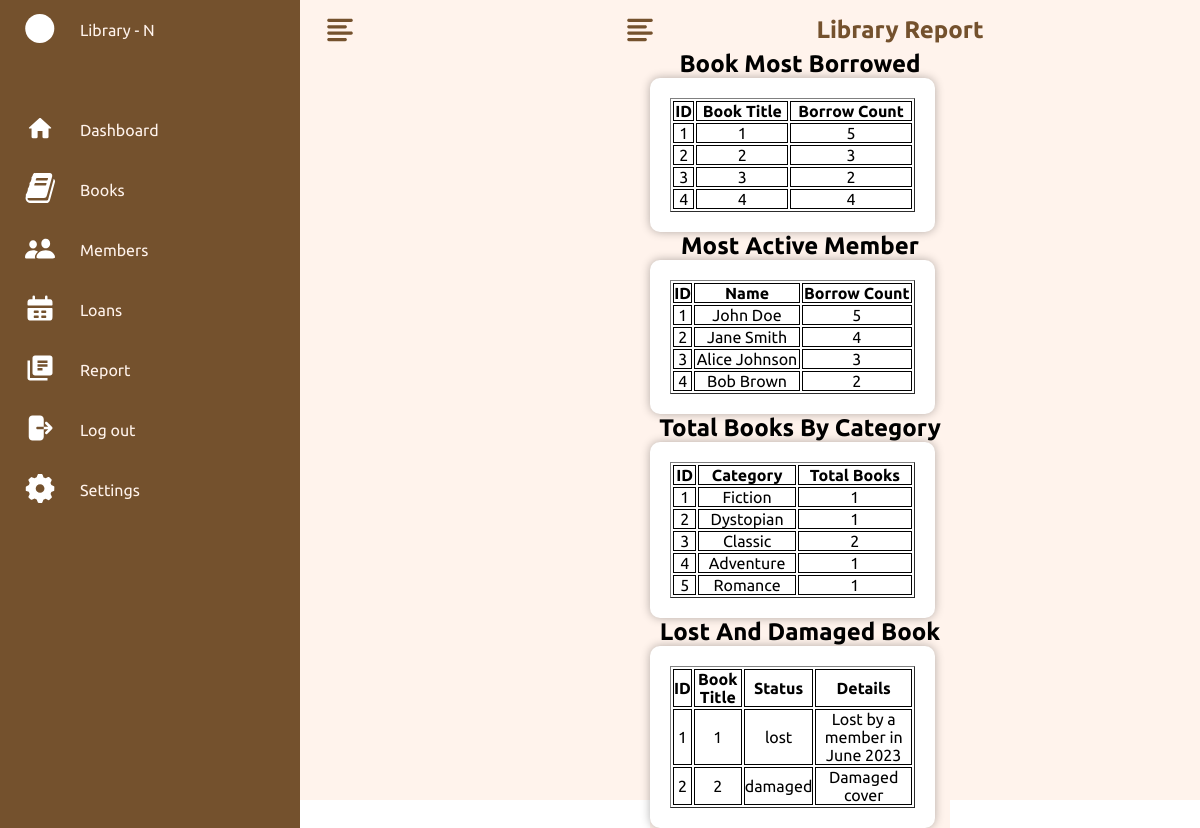
The app's page /report.php with its own data.
### tables this page shows
CREATE TABLE IF NOT EXISTS `most_borrowed_books` (
  `id` int NOT NULL AUTO_INCREMENT,
  `book_id` int DEFAULT NULL,
  `borrow_count` int DEFAULT '0',
  PRIMARY KEY (`id`),
  KEY `book_id` (`book_id`),
  CONSTRAINT `most_borrowed_books_ibfk_1` FOREIGN KEY (`book_id`) REFERENCES `books` (`book_id`)
);

CREATE TABLE IF NOT EXISTS `most_active_members` (
  `id` int NOT NULL AUTO_INCREMENT,
  `member_id` int DEFAULT NULL,
  `borrow_count` int DEFAULT '0',
  PRIMARY KEY (`id`),
  KEY `member_id` (`member_id`),
  CONSTRAINT `most_active_members_ibfk_1` FOREIGN KEY (`member_id`) REFERENCES `members` (`id`)
);

CREATE TABLE IF NOT EXISTS `members` (
  `id` int NOT NULL AUTO_INCREMENT,
  `name` varchar(255) NOT NULL,
  `email` varchar(255) NOT NULL,
  `phone` varchar(20) DEFAULT NULL,
  `address` varchar(255) DEFAULT NULL,
  PRIMARY KEY (`id`) USING BTREE,
  UNIQUE KEY `email` (`email`)
);

CREATE TABLE IF NOT EXISTS `total_books_by_category` (
  `id` int NOT NULL AUTO_INCREMENT,
  `category` varchar(50) NOT NULL,
  `total_count` int DEFAULT '0',
  PRIMARY KEY (`id`)
);

CREATE TABLE IF NOT EXISTS `lost_damaged_books` (
  `id` int NOT NULL AUTO_INCREMENT,
  `book_id` int DEFAULT NULL,
  `status` enum('lost','damaged') NOT NULL,
  `details` text,
  PRIMARY KEY (`id`),
  KEY `book_id` (`book_id`),
  CONSTRAINT `lost_damaged_books_ibfk_1` FOREIGN KEY (`book_id`) REFERENCES `books` (`book_id`)
);

### report.php (the view, shortened to what this page needs)
<?php include('./includes/db.php'); ?>
<!DOCTYPE html>
<html lang="en">
<head>
    <link rel="stylesheet" href="https://cdnjs.cloudflare.com/ajax/libs/font-awesome/4.7.0/css/font-awesome.min.css">
    <link rel="stylesheet" href="./css/report.css">
</head>
<body>
<?php include './navbar.php'; ?>
<div class="main">
    <div class="topbar">
        <div class="toggle">
            <img src="assets/icons/pepicons-pop_menu.svg" alt="menu">
        </div>
        <h2>Library Report</h2>
</div>
    <div class="container-wrapper">
        <div class="most-borrowed">
            <h2>Book Most Borrowed</h2>
            <div class="card">
                <div class="card-content">
                    <table class="most-borrowed-books">
                        <table border="1">
                            <tr>
                                <th>ID</th>
                                <th>Book Title</th>
                                <th>Borrow Count</th>
                            </tr>
                            <?php
                            $sql = "SELECT * FROM most_borrowed_books ORDER BY book_id Asc";
                            $result = $conn->query($sql);
                            if ($result->num_rows > 0) {
                                while($row = $result->fetch_assoc()) {
                                    echo "<tr>
                                        <td>".$row["id"]."</td>
                                        <td>".$row["book_id"]."</td>
                                        <td>".$row["borrow_count"]."</td>
                                    </tr>";
                                }
                            } else {
                                echo "<tr><td colspan='6'>No Books found</td></tr>";
                            }
                            ?>
                        </table>
                </div>
            </div>
        </div>
        <div class="most-active">
            <h2>Most Active Member</h2>
            <div class="card">
                <div class="card-content">
                    <table class="most-active-member">
                        <table border="1">
                            <tr>
                                <th>ID</th>
                                <th>Name</th>
                                <th>Borrow Count</th>
                            </tr>
                            <?php
                            $sql = "SELECT m.name, am.id, am.member_id, am.borrow_count
                            FROM most_active_members am
                            INNER JOIN members m ON am.member_id = m.id
                                ORDER BY am.id ASC;";
                            $result = $conn->query($sql);
                            if ($result->num_rows > 0) {
                                while($row = $result->fetch_assoc()) {
                                    echo "<tr>
                                        <td>".$row["id"]."</td>
                                        <td>".$row["name"]."</td>
                                        <td>".$row["borrow_count"]."</td>
                                    </tr>";
                                }
                            } else {
                                echo "<tr><td colspan='6'>No Members found</td></tr>";
                            }
                            ?>
                        </table>
                </div>
            </div>
        </div>
        <div class="books-bycategory">
            <h2>Total Books By Category</h2>
            <div class="card">
                <div class="card-content">
                    <table class="total-books-bycategory">
                        <table border="1">
                            <tr>
                                <th>ID</th>
                                <th>Category</th>
                                <th>Total Books</th>
                            </tr>
                            <?php
                            $sql = "SELECT * FROM total_books_by_category ORDER BY id Asc";
                            $result = $conn->query($sql);
                            if ($result->num_rows > 0) {
                                while($row = $result->fetch_assoc()) {
                                    echo "<tr>
                                        <td>".$row["id"]."</td>
                                        <td>".$row["category"]."</td>
                                        <td>".$row["total_count"]."</td>
                                    </tr>";
                                }
                            } else {
                                echo "<tr><td colspan='6'>No Category found</td></tr>";
                            }
                            ?>
                        </table>
                </div>
            </div>
        </div>
        <div class="lost-damaged-book">
            <h2>Lost And Damaged Book</h2>
            <div class="card">
                <div class="card-content">
                    <table class="lost-and-damaged-books">
                        <table border="1">
                            <tr>
                                <th>ID</th>
                                <th>Book Title</th>
                                <th>Status</th>
                                <th>Details</th>
                            </tr>
                            <?php
                            $sql = "SELECT * FROM lost_damaged_books ORDER BY id Asc";
                            $result = $conn->query($sql);
                            if ($result->num_rows > 0) {
                                while($row = $result->fetch_assoc()) {
                                    echo "<tr>
                                        <td>".$row["id"]."</td>
                                        <td>".$row["book_id"]."</td>
                                        <td>".$row["status"]."</td>
                                        <td>".$row["details"]."</td>
                                    </tr>";
                                }
                            } else {
                                echo "<tr><td colspan='6'>No Books found</td></tr>";
                            }
                            ?>
                        </table>
                </div>
            </div>
        </div>
    </div>
</body>
</html>

### css/report.css (style rules this page uses)
* { font-family: "Ubuntu", sans-serif; margin: 0; padding: 0; box-sizing: border-box; }
:root { --blue: #74512D; --white: #FFF3EC; --gray: #f5f5f5; --black1: #222; --black2: #999; }
body { min-height: 100vh; overflow-x: hidden; }
.main { position: absolute; width: calc(100% - 300px); left: 300px; min-height: 100vh; background: var(--white); transition: 0.5s; }
.topbar { width: 100%; height: 60px; display: flex; justify-content: flex-start; align-items: center; padding: 0 10px; gap: 10px; }
.toggle { position: relative; width: 60px; height: 60px; display: flex; justify-content: center; align-items: center; font-size: 2.5rem; cursor: pointer; }
.topbar h2 { color: var(--blue); margin: auto; }
.container-wrapper { position: absolute; width: calc(100% - 300px); margin: 50px; min-height: 90vh; background: var(--white); transition: 0.5s; }
.card { background: white; width: 95%; padding: 10px; }

### css/style.css (style rules this page uses)
* { font-family: "Ubuntu", sans-serif; margin: 0; padding: 0; box-sizing: border-box; }
:root { --blue: #74512D; --white: #FFF3EC; --gray: #f5f5f5; --black1: #222; --black2: #999; }
body { min-height: 100vh; overflow-x: hidden; }
.main { position: absolute; width: calc(100% - 300px); left: 300px; min-height: 100vh; background: var(--white); transition: 0.5s; }
.topbar { width: 100%; height: 60px; display: flex; justify-content: space-between; align-items: center; padding: 0 10px; }
.toggle { position: fixed; width: 60px; height: 60px; display: flex; justify-content: center; align-items: center; font-size: 2.5rem; cursor: pointer; }
.card { background-color: #fff; padding: 20px; box-shadow: 0 0 10px rgba(0, 0, 0, 0.1); text-align: center; flex: 1; border-radius: 5px; box-shadow: 0px 5px 10px rgba(0, 0, 0, 0.5); }
.card-content { display: flex; flex-direction: column; }
.card { background-color: #fff; padding: 20px; box-shadow: 0 0px 10px rgba(0, 0, 0, 0.3); text-align: center; border-radius: 10px; }
h2 { text-align: center; }

### css/books.css (style rules this page uses)
* { font-family: "Ubuntu", sans-serif; margin: 0; padding: 0; box-sizing: border-box; }
:root { --blue: #74512D; --white: #FFF3EC; --gray: #f5f5f5; --black1: #222; --black2: #999; }
body { min-height: 100vh; overflow-x: hidden; }
.main { position: absolute; width: calc(100% - 300px); left: 300px; min-height: 100vh; background: var(--white); transition: 0.5s; }
.topbar { position: absolute; width: 100%; height: 60px; display: flex; justify-content: space-between; align-items: center; padding: 0 10px; }
.toggle { position: fixed; width: 60px; height: 60px; display: flex; justify-content: center; align-items: center; font-size: 2.5rem; cursor: pointer; }
.table, th, td { border: 1px solid black; border-collapse: collapse; }

### records on screen
most_borrowed_books: id "1", book "1", borrow_count "5"
most_borrowed_books: id "2", book "2", borrow_count "3"
most_borrowed_books: id "3", book "3", borrow_count "2"
most_borrowed_books: id "4", book "4", borrow_count "4"
most_active_members: id "1", member.name "John Doe", borrow_count "5"
most_active_members: id "2", member.name "Jane Smith", borrow_count "4"
most_active_members: id "3", member.name "Alice Johnson", borrow_count "3"
most_active_members: id "4", member.name "Bob Brown", borrow_count "2"
total_books_by_category: id "1", category "Fiction", total_count "1"
total_books_by_category: id "2", category "Dystopian", total_count "1"
total_books_by_category: id "3", category "Classic", total_count "2"
total_books_by_category: id "4", category "Adventure", total_count "1"
total_books_by_category: id "5", category "Romance", total_count "1"
lost_damaged_books: id "1", book "1", status "lost", details "Lost by a member in June 2023"
lost_damaged_books: id "2", book "2", status "damaged", details "Damaged cover"
